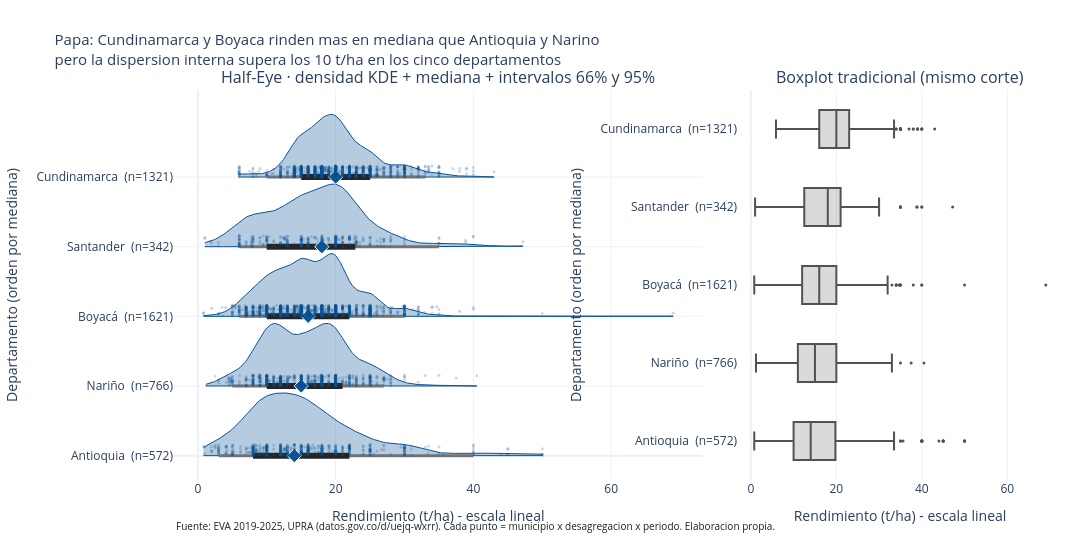

The code cell stored with this chart in its notebook:
### Markdown cell above
**Pregunta (Figura 1):** ¿qué tan disperso es el rendimiento de la papa entre los municipios de cada
departamento, y dónde está la masa frente a los extremos que la caja del boxplot no muestra?

**Título conclusivo (escrito antes de dibujar, se valida en el paso c):**
*"El rendimiento de la papa separa a Cundinamarca y Boyacá de Antioquia y Nariño por la mediana,
pero dentro de cada departamento la dispersión supera los 10 t/ha."*

**Paso (b): figura interactiva + contraste.** Plotly no trae el Half-Eye como función: se construye
a mano con una KDE por grupo (evaluada solo dentro del rango observado), una mediana y los
intervalos del 66 % y 95 % (cuantiles 17/83 y 2.5/97.5). Se dibuja **junto** el `go.Box` del mismo
corte. Se exporta a HTML autónomo y PNG.

### Code cell
from scipy.stats import gaussian_kde
from plotly.subplots import make_subplots

# --- Titulo conclusivo escrito ANTES de dibujar (se valida en el paso c) ---
TITULO_F1 = ("Papa: Cundinamarca y Boyaca rinden mas en mediana que Antioquia y Narino<br>"
             "pero la dispersion interna supera los 10 t/ha en los cinco departamentos")

orden_papa = tabla_papa.sort_values("mediana").index.tolist()  # ascendente por mediana
H = 0.9
etiquetas_papa = [f"{d}  (n={int(tabla_papa.loc[d, 'N'])})" for d in orden_papa]

def mitad_eye(v, y0, color_relleno="rgba(11,83,148,0.35)"):
    # Densidad (KDE) dentro del rango observado, escalada a altura H.
    grid = np.linspace(v.min(), v.max(), 200)
    dens = gaussian_kde(v)(grid)
    return grid, dens / dens.max() * H

# Los paneles usan ejes y independientes: el Half-Eye es numerico y el contraste es categorico.
fig1 = make_subplots(rows=1, cols=2, shared_yaxes=False, column_widths=[0.62, 0.38],
                     horizontal_spacing=0.04,
                     subplot_titles=("Half-Eye · densidad KDE + mediana + intervalos 66% y 95%",
                                     "Boxplot tradicional (mismo corte)"))

for i, d in enumerate(orden_papa):
    sub = papa[papa["departamento"] == d]
    v = sub["rendimiento"].to_numpy()
    grid, dens = mitad_eye(v, i)
    q025, q17, q50, q83, q975 = np.quantile(v, [0.025, 0.17, 0.5, 0.83, 0.975])
    # (1) densidad rellena (media eye)
    fig1.add_trace(go.Scatter(
        x=np.concatenate([grid, grid[::-1]]),
        y=np.concatenate([i + dens, np.full_like(grid, i)]),
        fill="toself", fillcolor="rgba(11,83,148,0.30)", line=dict(color=ACENTO, width=1),
        hoverinfo="text", showlegend=False,
        hovertext=f"{d}<br>n = {len(v)}<br>mediana = {q50:.1f} t/ha<br>IQR central 66% = {q17:.1f}-{q83:.1f}"),
        row=1, col=1)
    # (2) intervalos 95% y 66%
    fig1.add_trace(go.Scatter(x=[q025, q975], y=[i, i], mode="lines",
        line=dict(color=GRISES[2], width=3), hoverinfo="text", showlegend=False,
        hovertext=f"{d} · intervalo 95%: {q025:.1f}-{q975:.1f} t/ha"), row=1, col=1)
    fig1.add_trace(go.Scatter(x=[q17, q83], y=[i, i], mode="lines",
        line=dict(color=GRISES[0], width=6), hoverinfo="text", showlegend=False,
        hovertext=f"{d} · intervalo 66%: {q17:.1f}-{q83:.1f} t/ha"), row=1, col=1)
    # (3) mediana
    fig1.add_trace(go.Scatter(x=[q50], y=[i], mode="markers",
        marker=dict(color=ACENTO, size=11, symbol="diamond", line=dict(color="white", width=1)),
        hoverinfo="text", showlegend=False,
        hovertext=f"{d} · mediana: {q50:.1f} t/ha"), row=1, col=1)
    # (4) puntos crudos con jitter fijo -> hover por registro (municipio, depto, cultivo, periodo, rendimiento, n)
    rng = np.random.default_rng(20261014)
    jit = rng.uniform(0, 0.16, len(v))
    hov = [f"Municipio: {mu}<br>Departamento: {d}<br>Cultivo: {cu}<br>Periodo: {pe}"
           f"<br>Rendimiento: {r:.1f} t/ha<br>n del departamento: {len(v)}"
           for mu, cu, pe, r in zip(sub["municipio"], sub["cultivo"], sub["periodo"], v)]
    fig1.add_trace(go.Scatter(x=v, y=i + jit, mode="markers",
        marker=dict(color=ACENTO, size=3, opacity=0.22), hoverinfo="text",
        hovertext=hov, showlegend=False), row=1, col=1)

# Boxplot tradicional del MISMO corte
for d in orden_papa:
    v = papa.loc[papa["departamento"] == d, "rendimiento"]
    fig1.add_trace(go.Box(x=v, name=d, orientation="h",
        marker_color=GRISES[1], fillcolor="rgba(150,150,150,0.35)",
        line=dict(color=GRISES[1]), boxpoints="outliers",
        marker=dict(color=GRISES[1], size=3), showlegend=False,
        hovertemplate=f"{d}<br>%{{x:.1f}} t/ha<extra></extra>"), row=1, col=2)

# n visible en las etiquetas, sin superponer anotaciones sobre los datos.
fig1.update_yaxes(tickmode="array", tickvals=list(range(len(orden_papa))), ticktext=etiquetas_papa,
                  title_text="Departamento (orden por mediana)",
                  range=[-0.35, len(orden_papa) - 1 + H + 0.35], row=1, col=1)
fig1.update_yaxes(type="category", categoryorder="array", categoryarray=orden_papa,
                  tickmode="array", tickvals=orden_papa, ticktext=etiquetas_papa,
                  title_text="Departamento (orden por mediana)", row=1, col=2)
fig1.update_xaxes(title_text="Rendimiento (t/ha) - escala lineal", row=1, col=1)
fig1.update_xaxes(title_text="Rendimiento (t/ha) - escala lineal", row=1, col=2)
fig1.update_layout(title=dict(text=TITULO_F1, font=dict(size=15)), width=1180, height=560,
    margin=dict(l=60, r=30, t=90, b=80), plot_bgcolor="white", paper_bgcolor="white")
fuente_ann = dict(text=FUENTE_FIG, showarrow=False, xref="paper", yref="paper",
                  x=0, y=-0.14, xanchor="left", font=dict(size=10, color=TEXTO))
fig1.update_layout(annotations=list(fig1.layout.annotations) + [fuente_ann])

ruta_html1 = DIR_HTML / "fig1_halfeye_papa.html"
ruta_png1 = DIR_PNG / "fig1_halfeye_papa.png"
fig1.write_html(ruta_html1, include_plotlyjs=True, full_html=True)
fig1.write_image(ruta_png1, width=1180, height=560, scale=2)

print("Traces en la figura:", len(fig1.data))
print("HTML autonomo:", ruta_html1.name, "| existe:", ruta_html1.exists(),
      "| KB:", round(ruta_html1.stat().st_size / 1024, 1))
print("PNG:", ruta_png1.name, "| existe:", ruta_png1.exists(),
      "| KB:", round(ruta_png1.stat().st_size / 1024, 1))

fig1.show()   # dibuja la figura dentro del cuaderno (como plt.show())

### Figure 1 — Plotly figure (JSON) as saved in the notebook; plotly's stock layout.template omitted (floating-point values rounded to 4 significant figures; data arrays with more than 128 entries replaced by an {"elided": "..."} marker saying what was removed)
{"data": [{"fill": "toself", "fillcolor": "rgba(11,83,148,0.30)", "hoverinfo": "text", "hovertext": "Antioquia<br>n = 572<br>mediana = 14.0 t/ha<br>IQR central 66% = 8.0-22.0", "line": {"color": "#0b5394", "width": 1}, "showlegend": false, "type": "scatter", "x": {"elided": "400 float values"}, "xaxis": "x", "y": {"elided": "400 float values"}, "yaxis": "y"}, {"hoverinfo": "text", "hovertext": "Antioquia · intervalo 95%: 3.0-40.0 t/ha", "line": {"color": "#737373", "width": 3}, "mode": "lines", "showlegend": false, "type": "scatter", "x": [3, 40], "xaxis": "x", "y": [0, 0], "yaxis": "y"}, {"hoverinfo": "text", "hovertext": "Antioquia · intervalo 66%: 8.0-22.0 t/ha", "line": {"color": "#252525", "width": 6}, "mode": "lines", "showlegend": false, "type": "scatter", "x": [8, 22], "xaxis": "x", "y": [0, 0], "yaxis": "y"}, {"hoverinfo": "text", "hovertext": "Antioquia · mediana: 14.0 t/ha", "marker": {"color": "#0b5394", "line": {"color": "white", "width": 1}, "size": 11, "symbol": "diamond"}, "mode": "markers", "showlegend": false, "type": "scatter", "x": [14], "xaxis": "x", "y": [0], "yaxis": "y"}, {"hoverinfo": "text", "hovertext": {"elided": "572 str values"}, "marker": {"color": "#0b5394", "opacity": 0.22, "size": 3}, "mode": "markers", "showlegend": false, "type": "scatter", "x": {"elided": "572 float values"}, "xaxis": "x", "y": {"elided": "572 float values"}, "yaxis": "y"}, {"fill": "toself", "fillcolor": "rgba(11,83,148,0.30)", "hoverinfo": "text", "hovertext": "Nariño<br>n = 766<br>mediana = 15.0 t/ha<br>IQR central 66% = 10.0-21.0", "line": {"color": "#0b5394", "width": 1}, "showlegend": false, "type": "scatter", "x": {"elided": "400 float values"}, "xaxis": "x", "y": {"elided": "400 float values"}, "yaxis": "y"}, {"hoverinfo": "text", "hovertext": "Nariño · intervalo 95%: 5.0-27.0 t/ha", "line": {"color": "#737373", "width": 3}, "mode": "lines", "showlegend": false, "type": "scatter", "x": [5, 27], "xaxis": "x", "y": [1, 1], "yaxis": "y"}, {"hoverinfo": "text", "hovertext": "Nariño · intervalo 66%: 10.0-21.0 t/ha", "line": {"color": "#252525", "width": 6}, "mode": "lines", "showlegend": false, "type": "scatter", "x": [10, 21], "xaxis": "x", "y": [1, 1], "yaxis": "y"}, {"hoverinfo": "text", "hovertext": "Nariño · mediana: 15.0 t/ha", "marker": {"color": "#0b5394", "line": {"color": "white", "width": 1}, "size": 11, "symbol": "diamond"}, "mode": "markers", "showlegend": false, "type": "scatter", "x": [15], "xaxis": "x", "y": [1], "yaxis": "y"}, {"hoverinfo": "text", "hovertext": {"elided": "766 str values"}, "marker": {"color": "#0b5394", "opacity": 0.22, "size": 3}, "mode": "markers", "showlegend": false, "type": "scatter", "x": {"elided": "766 float values"}, "xaxis": "x", "y": {"elided": "766 float values"}, "yaxis": "y"}, {"fill": "toself", "fillcolor": "rgba(11,83,148,0.30)", "hoverinfo": "text", "hovertext": "Boyacá<br>n = 1621<br>mediana = 16.0 t/ha<br>IQR central 66% = 10.0-22.0", "line": {"color": "#0b5394", "width": 1}, "showlegend": false, "type": "scatter", "x": {"elided": "400 float values"}, "xaxis": "x", "y": {"elided": "400 float values"}, "yaxis": "y"}, {"hoverinfo": "text", "hovertext": "Boyacá · intervalo 95%: 6.0-30.0 t/ha", "line": {"color": "#737373", "width": 3}, "mode": "lines", "showlegend": false, "type": "scatter", "x": [6, 30], "xaxis": "x", "y": [2, 2], "yaxis": "y"}, {"hoverinfo": "text", "hovertext": "Boyacá · intervalo 66%: 10.0-22.0 t/ha", "line": {"color": "#252525", "width": 6}, "mode": "lines", "showlegend": false, "type": "scatter", "x": [10, 22], "xaxis": "x", "y": [2, 2], "yaxis": "y"}, {"hoverinfo": "text", "hovertext": "Boyacá · mediana: 16.0 t/ha", "marker": {"color": "#0b5394", "line": {"color": "white", "width": 1}, "size": 11, "symbol": "diamond"}, "mode": "markers", "showlegend": false, "type": "scatter", "x": [16], "xaxis": "x", "y": [2], "yaxis": "y"}, {"hoverinfo": "text", "hovertext": {"elided": "1621 str values"}, "marker": {"color": "#0b5394", "opacity": 0.22, "size": 3}, "mode": "markers", "showlegend": false, "type": "scatter", "x": {"elided": "1621 float values"}, "xaxis": "x", "y": {"elided": "1621 float values"}, "yaxis": "y"}, {"fill": "toself", "fillcolor": "rgba(11,83,148,0.30)", "hoverinfo": "text", "hovertext": "Santander<br>n = 342<br>mediana = 18.0 t/ha<br>IQR central 66% = 10.0-22.9", "line": {"color": "#0b5394", "width": 1}, "showlegend": false, "type": "scatter", "x": {"elided": "400 float values"}, "xaxis": "x", "y": {"elided": "400 float values"}, "yaxis": "y"}, {"hoverinfo": "text", "hovertext": "Santander · intervalo 95%: 6.0-35.0 t/ha", "line": {"color": "#737373", "width": 3}, "mode": "lines", "showlegend": false, "type": "scatter", "x": [6, 35], "xaxis": "x", "y": [3, 3], "yaxis": "y"}, {"hoverinfo": "text", "hovertext": "Santander · intervalo 66%: 10.0-22.9 t/ha", "line": {"color": "#252525", "width": 6}, "mode": "lines", "showlegend": false, "type": "scatter", "x": [9.985, 22.86], "xaxis": "x", "y": [3, 3], "yaxis": "y"}, {"hoverinfo": "text", "hovertext": "Santander · mediana: 18.0 t/ha", "marker": {"color": "#0b5394", "line": {"color": "white", "width": 1}, "size": 11, "symbol": "diamond"}, "mode": "markers", "showlegend": false, "type": "scatter", "x": [18], "xaxis": "x", "y": [3], "yaxis": "y"}, {"hoverinfo": "text", "hovertext": {"elided": "342 str values"}, "marker": {"color": "#0b5394", "opacity": 0.22, "size": 3}, "mode": "markers", "showlegend": false, "type": "scatter", "x": {"elided": "342 float values"}, "xaxis": "x", "y": {"elided": "342 float values"}, "yaxis": "y"}, {"fill": "toself", "fillcolor": "rgba(11,83,148,0.30)", "hoverinfo": "text", "hovertext": "Cundinamarca<br>n = 1321<br>mediana = 20.0 t/ha<br>IQR central 66% = 15.0-25.0", "line": {"color": "#0b5394", "width": 1}, "showlegend": false, "type": "scatter", "x": {"elided": "400 float values"}, "xaxis": "x", "y": {"elided": "400 float values"}, "yaxis": "y"}, {"hoverinfo": "text", "hovertext": "Cundinamarca · intervalo 95%: 10.0-33.0 t/ha", "line": {"color": "#737373", "width": 3}, "mode": "lines", "showlegend": false, "type": "scatter", "x": [10, 33], "xaxis": "x", "y": [4, 4], "yaxis": "y"}, {"hoverinfo": "text", "hovertext": "Cundinamarca · intervalo 66%: 15.0-25.0 t/ha", "line": {"color": "#252525", "width": 6}, "mode": "lines", "showlegend": false, "type": "scatter", "x": [15, 25], "xaxis": "x", "y": [4, 4], "yaxis": "y"}, {"hoverinfo": "text", "hovertext": "Cundinamarca · mediana: 20.0 t/ha", "marker": {"color": "#0b5394", "line": {"color": "white", "width": 1}, "size": 11, "symbol": "diamond"}, "mode": "markers", "showlegend": false, "type": "scatter", "x": [20], "xaxis": "x", "y": [4], "yaxis": "y"}, {"hoverinfo": "text", "hovertext": {"elided": "1321 str values"}, "marker": {"color": "#0b5394", "opacity": 0.22, "size": 3}, "mode": "markers", "showlegend": false, "type": "scatter", "x": {"elided": "1321 float values"}, "xaxis": "x", "y": {"elided": "1321 float values"}, "yaxis": "y"}, {"boxpoints": "outliers", "fillcolor": "rgba(150,150,150,0.35)", "hovertemplate": "Antioquia<br>%{x:.1f} t/ha<extra></extra>", "line": {"color": "#525252"}, "marker": {"color": "#525252", "size": 3}, "name": "Antioquia", "orientation": "h", "showlegend": false, "type": "box", "x": {"elided": "572 float values"}, "xaxis": "x2", "yaxis": "y2"}, {"boxpoints": "outliers", "fillcolor": "rgba(150,150,150,0.35)", "hovertemplate": "Nariño<br>%{x:.1f} t/ha<extra></extra>", "line": {"color": "#525252"}, "marker": {"color": "#525252", "size": 3}, "name": "Nariño", "orientation": "h", "showlegend": false, "type": "box", "x": {"elided": "766 float values"}, "xaxis": "x2", "yaxis": "y2"}, {"boxpoints": "outliers", "fillcolor": "rgba(150,150,150,0.35)", "hovertemplate": "Boyacá<br>%{x:.1f} t/ha<extra></extra>", "line": {"color": "#525252"}, "marker": {"color": "#525252", "size": 3}, "name": "Boyacá", "orientation": "h", "showlegend": false, "type": "box", "x": {"elided": "1621 float values"}, "xaxis": "x2", "yaxis": "y2"}, {"boxpoints": "outliers", "fillcolor": "rgba(150,150,150,0.35)", "hovertemplate": "Santander<br>%{x:.1f} t/ha<extra></extra>", "line": {"color": "#525252"}, "marker": {"color": "#525252", "size": 3}, "name": "Santander", "orientation": "h", "showlegend": false, "type": "box", "x": {"elided": "342 float values"}, "xaxis": "x2", "yaxis": "y2"}, {"boxpoints": "outliers", "fillcolor": "rgba(150,150,150,0.35)", "hovertemplate": "Cundinamarca<br>%{x:.1f} t/ha<extra></extra>", "line": {"color": "#525252"}, "marker": {"color": "#525252", "size": 3}, "name": "Cundinamarca", "orientation": "h", "showlegend": false, "type": "box", "x": {"elided": "1321 float values"}, "xaxis": "x2", "yaxis": "y2"}], "layout": {"annotations": [{"font": {"size": 16}, "showarrow": false, "text": "Half-Eye · densidad KDE + mediana + intervalos 66% y 95%", "x": 0.2976, "xanchor": "center", "xref": "paper", "y": 1, "yanchor": "bottom", "yref": "paper"}, {"font": {"size": 16}, "showarrow": false, "text": "Boxplot tradicional (mismo corte)", "x": 0.8176, "xanchor": "center", "xref": "paper", "y": 1, "yanchor": "bottom", "yref": "paper"}, {"font": {"color": "#202124", "size": 10}, "showarrow": false, "text": "Fuente: EVA 2019-2025, UPRA (datos.gov.co/d/uejq-wxrr). Cada punto = municipio x desagregacion x periodo. Elaboracion propia.", "x": 0, "xanchor": "left", "xref": "paper", "y": -0.14, "yref": "paper"}], "height": 560, "margin": {"b": 80, "l": 60, "r": 30, "t": 90}, "paper_bgcolor": "white", "plot_bgcolor": "white", "title": {"font": {"size": 15}, "text": "Papa: Cundinamarca y Boyaca rinden mas en mediana que Antioquia y Narino<br>pero la dispersion interna supera los 10 t/ha en los cinco departamentos"}, "width": 1180, "xaxis": {"anchor": "y", "domain": [0, 0.5952], "title": {"text": "Rendimiento (t/ha) - escala lineal"}}, "xaxis2": {"anchor": "y2", "domain": [0.6352, 1], "title": {"text": "Rendimiento (t/ha) - escala lineal"}}, "yaxis": {"anchor": "x", "domain": [0, 1], "range": [-0.35, 5.25], "tickmode": "array", "ticktext": ["Antioquia  (n=572)", "Nariño  (n=766)", "Boyacá  (n=1621)", "Santander  (n=342)", "Cundinamarca  (n=1321)"], "tickvals": [0, 1, 2, 3, 4], "title": {"text": "Departamento (orden por mediana)"}}, "yaxis2": {"anchor": "x2", "categoryarray": ["Antioquia", "Nariño", "Boyacá", "Santander", "Cundinamarca"], "categoryorder": "array", "domain": [0, 1], "tickmode": "array", "ticktext": ["Antioquia  (n=572)", "Nariño  (n=766)", "Boyacá  (n=1621)", "Santander  (n=342)", "Cundinamarca  (n=1321)"], "tickvals": ["Antioquia", "Nariño", "Boyacá", "Santander", "Cundinamarca"], "title": {"text": "Departamento (orden por mediana)"}, "type": "category"}}}
